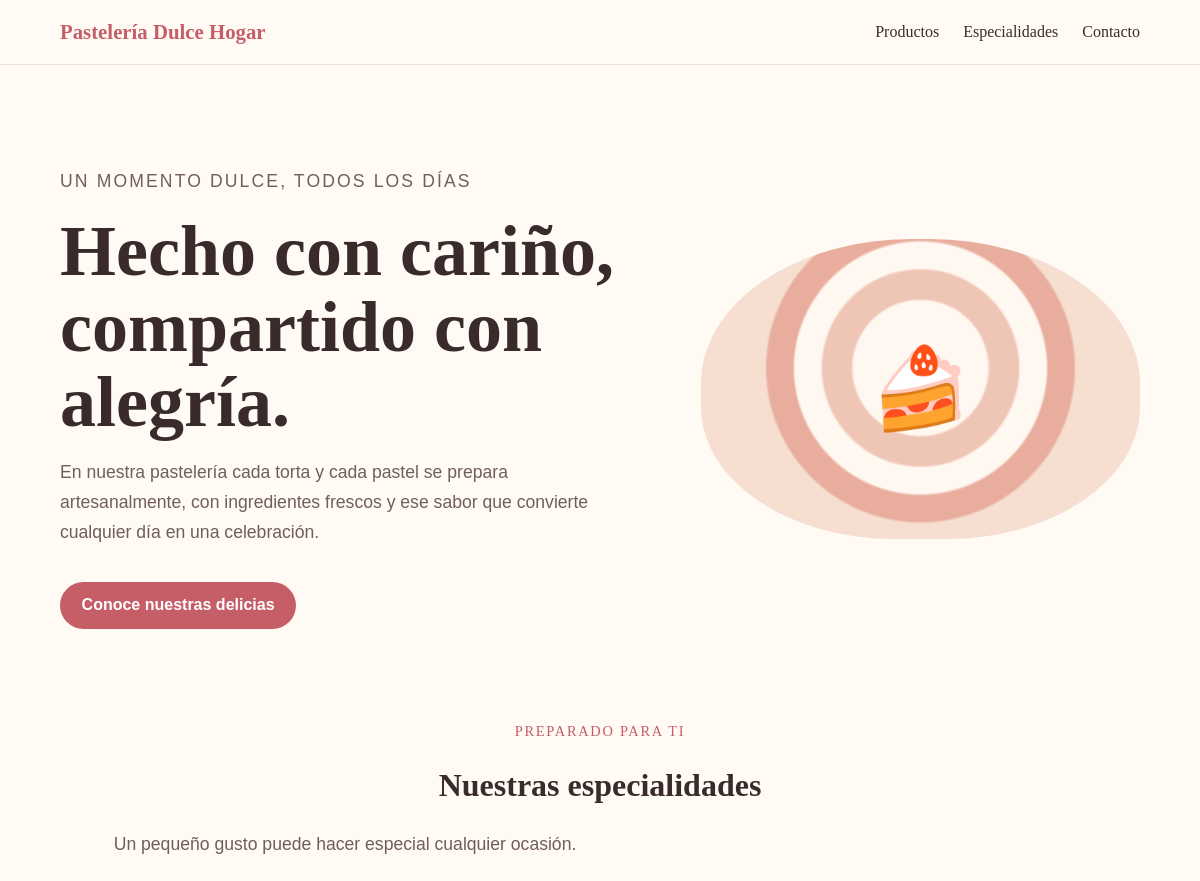
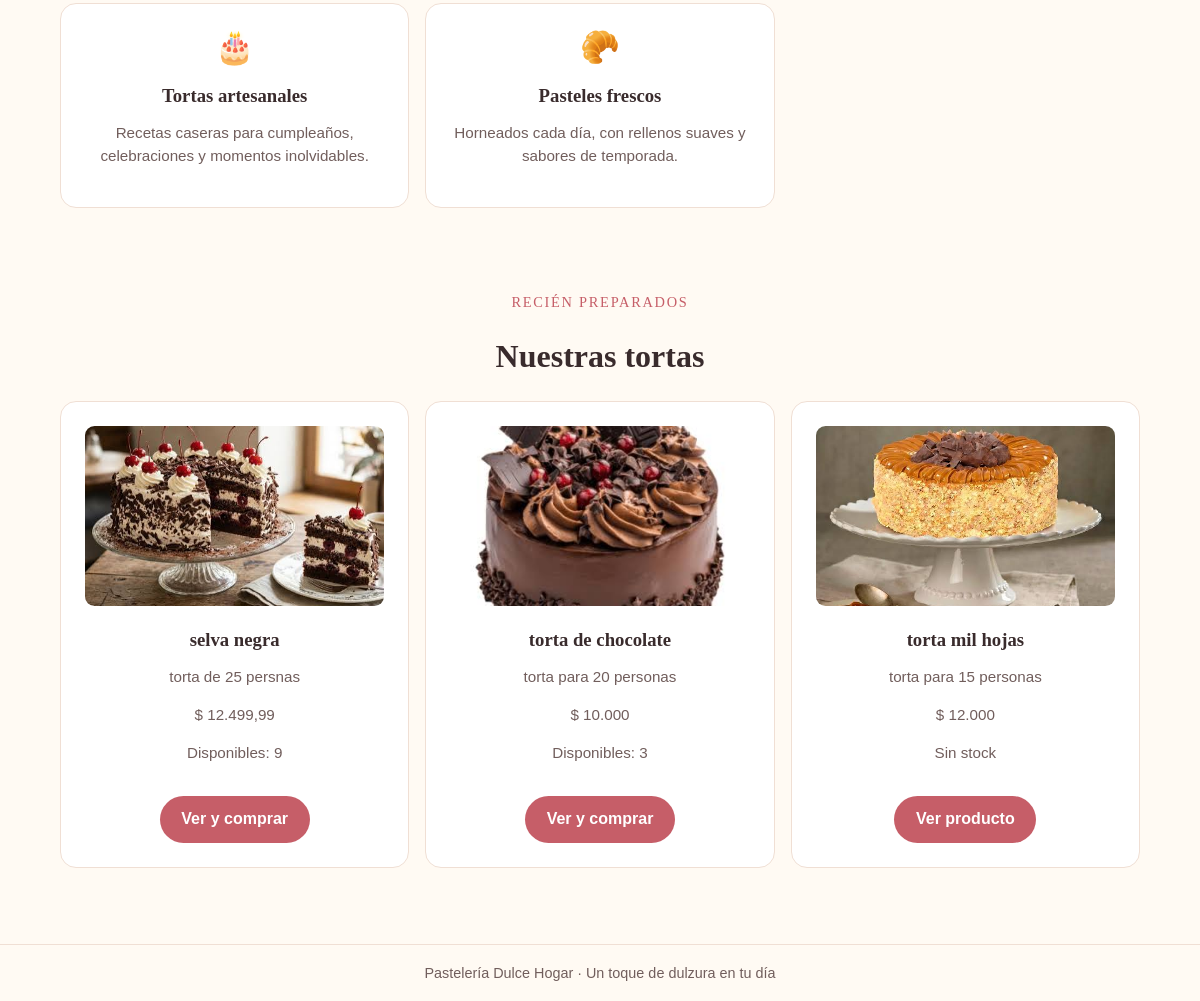
The page / on the database its author committed (2 pictures, top to bottom).
### pasteleria/models.py (models this page shows, shortened)
class Producto(models.Model):
    nombre = models.CharField(max_length=120)
    descripcion = models.TextField()
    precio = models.DecimalField(max_digits=8, decimal_places=2)
    imagen = models.ImageField(upload_to='productos/', blank=True)
    imagen_url = models.URLField(blank=True)
    stock = models.PositiveIntegerField(default=0, verbose_name='unidades en stock')
    disponible = models.BooleanField(default=True)
    class Meta:
        ordering = ['nombre']
        verbose_name = 'producto'
        verbose_name_plural = 'productos'
    @property
    def precio_formateado(self):
        if self.precio == self.precio.to_integral_value():
            return f"$ {self.precio:,.0f}".replace(',', '.')
        texto = f'{self.precio:,.2f}'
        texto = texto.replace(',', 'X').replace('.', ',').replace('X', '.')
        return f'$ {texto}'

### pasteleria/views.py (the view)
# urls.py: path('', views.inicio, name='inicio'),
def inicio(request):
    productos = Producto.objects.all()
    return render(request, 'inicio.html', {'productos': productos})

### templates/inicio.html (shortened to what this page needs)
<!DOCTYPE html>
<html lang="es">
<head>
</head>
<body>
    <header>
        <a class="brand" href="/">Pastelería Dulce Hogar</a>
        <nav aria-label="Navegación principal">
            <a href="#productos">Productos</a>
            <a href="#especialidades">Especialidades</a>
            <a href="#contacto">Contacto</a>
        </nav>
    </header>
    <main>
        <section class="hero">
            <div>
                <p class="eyebrow">Un momento dulce, todos los días</p>
                <h1>Hecho con cariño, compartido con alegría.</h1>
                <p>En nuestra pastelería cada torta y cada pastel se prepara artesanalmente, con ingredientes frescos y ese sabor que convierte cualquier día en una celebración.</p>
                <a class="button" href="#especialidades">Conoce nuestras delicias</a>
            </div>
            <div class="cake" role="img" aria-label="Torta de crema y frutillas">🍰</div>
        </section>
        <section class="specialties" id="especialidades">
            <p class="eyebrow">Preparado para ti</p>
            <h2>Nuestras especialidades</h2>
            <p class="intro">Un pequeño gusto puede hacer especial cualquier ocasión.</p>
            <div class="cards">
                <article class="card">
                    <span aria-hidden="true">🎂</span>
                    <h3>Tortas artesanales</h3>
                    <p>Recetas caseras para cumpleaños, celebraciones y momentos inolvidables.</p>
                </article>
                <article class="card">
                    <span aria-hidden="true">🥐</span>
                    <h3>Pasteles frescos</h3>
                    <p>Horneados cada día, con rellenos suaves y sabores de temporada.</p>
                </article>
            </div>
        </section>
        <section class="products" id="productos">
            <p class="eyebrow">Recién preparados</p>
            <h2>Nuestras tortas</h2>
            {% if productos %}
                <div class="cards">
                    {% for producto in productos %}
                        <article class="card">
                            {% if producto.imagen %}
                                <img class="product-image" src="{{ producto.imagen.url }}" alt="{{ producto.nombre }}">
                            {% elif producto.imagen_url %}
                                <img class="product-image" src="{{ producto.imagen_url }}" alt="{{ producto.nombre }}">
                            {% else %}
                                <span aria-hidden="true">🍰</span>
                            {% endif %}
                            <h3>{{ producto.nombre }}</h3>
                            <p>{{ producto.descripcion }}</p>
                            <p class="product-price">{{ producto.precio_formateado }}</p>
                            {% if producto.disponible and producto.stock > 0 %}
                                <p>Disponibles: {{ producto.stock }}</p>
                                <a class="button" href="{% url 'detalle_producto' producto.pk %}">Ver y comprar</a>
                            {% else %}
                                <p class="product-price">
                                    {% if producto.stock == 0 %}Sin stock{% else %}No disponible{% endif %}
                                </p>
                                <a class="button" href="{% url 'detalle_producto' producto.pk %}">Ver producto</a>
                            {% endif %}
                        </article>
                    {% endfor %}
                </div>
            {% else %}
                <p class="intro">Pronto tendremos nuevas delicias. Vuelve a visitarnos.</p>
            {% endif %}
        </section>
    </main>
    <footer id="contacto">Pastelería Dulce Hogar · Un toque de dulzura en tu día</footer>
</body>
</html>

### templates/inicio.html (style rules this page uses)
:root { color-scheme: light; --cream: #fffaf3; --pink: #c65e68; --ink: #392b2c; --muted: #715e5c; }
* { box-sizing: border-box; }
body { margin: 0; background: var(--cream); color: var(--ink); font-family: Georgia, "Times New Roman", serif; }
header, main, footer { padding: 1.25rem max(1.5rem, calc((100% - 1080px) / 2)); }
header { display: flex; align-items: center; justify-content: space-between; gap: 1rem; border-bottom: 1px solid #f0dfd4; }
.brand { color: var(--pink); font-size: 1.3rem; font-weight: bold; text-decoration: none; }
nav a { margin-left: 1.25rem; color: var(--ink); text-decoration: none; }
.hero { display: grid; grid-template-columns: 1.15fr 0.85fr; align-items: center; gap: 3rem; min-height: 470px; padding-top: 4rem; padding-bottom: 4rem; }
.eyebrow { color: var(--pink); font-size: 0.9rem; letter-spacing: 0.12em; text-transform: uppercase; }
h1 { max-width: 640px; margin: 0.5rem 0 1rem; font-size: clamp(2.6rem, 6vw, 4.7rem); line-height: 1.05; }
.hero p, .intro { max-width: 570px; color: var(--muted); font: 1.1rem/1.7 Arial, sans-serif; }
.button { display: inline-block; margin-top: 1rem; padding: 0.9rem 1.35rem; border-radius: 999px; background: var(--pink); color: white; font: bold 1rem Arial, sans-serif; text-decoration: none; }
.cake { display: grid; min-height: 300px; place-items: center; border-radius: 48% 48% 44% 44%; background: radial-gradient(circle at 50% 43%, #fff8f1 0 24%, #efc5b6 25% 35%, #fff8f1 36% 45%, #e8ad9d 46% 55%, #f6dfd1 56%); color: #88534c; font-size: 5rem; }
.specialties { padding-top: 1rem; padding-bottom: 3.5rem; text-align: center; }
.specialties h2 { font-size: 2rem; }
.cards { display: grid; grid-template-columns: repeat(3, 1fr); gap: 1rem; margin-top: 1.5rem; }
.card { padding: 1.5rem; border: 1px solid #f0dfd4; border-radius: 1rem; background: white; }
.card span { font-size: 2rem; }
.card h3 { margin-bottom: 0.5rem; }
.card p { color: var(--muted); font: 0.95rem/1.5 Arial, sans-serif; }
.products { padding-top: 1rem; padding-bottom: 3.5rem; text-align: center; }
.products h2 { font-size: 2rem; }
.product-image { width: 100%; height: 180px; border-radius: 0.6rem; object-fit: cover; }
.product-price { color: var(--pink); font: bold 1.1rem Arial, sans-serif; }
footer { border-top: 1px solid #f0dfd4; color: var(--muted); font: 0.9rem Arial, sans-serif; text-align: center; }

### rows shown on the page
Producto: imagen (picture), nombre "selva negra", descripcion "torta de 25 persnas", precio_formateado "$ 12.499,99", stock "9"
Producto: imagen (picture), nombre "torta de chocolate", descripcion "torta para 20 personas", precio_formateado "$ 10.000", stock "3"
Producto: imagen (picture), nombre "torta mil hojas", descripcion "torta para 15 personas", precio_formateado "$ 12.000", disponible "Sin stock"
